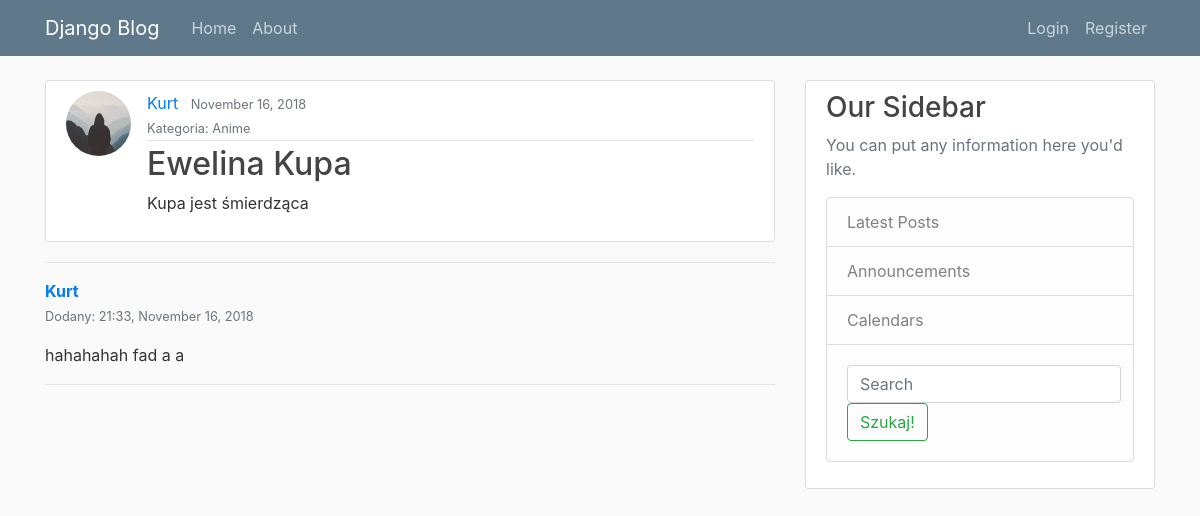
/post/5/, run on the app's committed database.
### blog/models.py (models this page shows, shortened)
class Post(models.Model):
    title = models.CharField(max_length=100)
    content = models.TextField()
    date_posted = models.DateTimeField(default=timezone.now)
    author = models.ForeignKey(User, on_delete=models.CASCADE)
    post_category = models.ForeignKey('Category', on_delete=models.CASCADE, related_name='post_category_fk', null=True, blank=True)

class Category(models.Model):
    name = models.CharField(max_length=140)
    subcategory = models.ForeignKey('Category', on_delete=models.CASCADE, related_name='subcategory_category_fk', null=True, blank=True)
    slug = models.SlugField(max_length=140, unique=True)
    def __str__(self):
        return self.name

class Comment(models.Model):
    post = models.ForeignKey('blog.Post', on_delete=models.CASCADE, related_name='comments')
    author = models.ForeignKey(User, on_delete=models.CASCADE)
    text = models.TextField()
    created_date = models.DateTimeField(default=timezone.now)
    approved_comment = models.BooleanField(default=False)

### users/models.py (models this page shows, shortened)
class Profile(models.Model):
    user = models.OneToOneField(User, on_delete=models.CASCADE)
    image = models.ImageField(default='default.jpg', upload_to='profile_pics')

### blog/views.py (the view)
# urls.py: path('post/<int:pk>/', views.PostDetailView.as_view(), name='post-detail'),
class PostDetailView(DetailView):
    model = Post
    template_name = 'blog/post_detail.html'

### blog/templates/blog/post_detail.html (shortened to what this page needs)
{% extends "blog/base.html" %}
{% block content %}
        <article class="media content-section">
          <img class="rounded-circle article-img" src="{{ object.author.profile.image.url }}" />
          <div class="media-body">
            <div class="article-metadata">
              <a class="mr-2" href="{% url 'user-posts' post.author.username %}">{{  object.author }}</a>
              <small class="text-muted">{{ object.date_posted|date:"E d, Y" }}</small></br>
              <small class="text-muted">Kategoria: {{  object.post_category }}</small>
            </div>
            <h2 class="article-title" >{{ object.title }}</h2>
            <p class="article-content">{{ object.content }}</p>
          </div>
        </article>
        <hr>
        {% for comment in post.comments.all %}
          <div class="article-metadata">
            <a class="mr-2" href="#"><strong>{{ comment.author }}</strong></a></br>
            <small class="text-muted">Dodany: {{ comment.created_date|date:" G:i, E d, Y " }}</small>
            <p class="article-content">{{ comment.text|linebreaks }}</p>
          </div>
        {% empty %}
          <p>No comments here yet :(</p>
        {% endfor %}
{% endblock content %}

### blog/static/blog/main.css (style rules this page uses)
body { background: #fafafa; color: #333333; margin-top: 5rem; }
h1, h2, h3, h4, h5, h6 { color: #444444; }
.content-section { background: #ffffff; padding: 10px 20px; border: 1px solid #dddddd; border-radius: 3px; margin-bottom: 20px; }
.article-title { color: #444444; }
.article-content { white-space: pre-line; }
.article-img { height: 65px; width: 65px; margin-right: 16px; }
.article-metadata { padding-bottom: 1px; margin-bottom: 4px; border-bottom: 1px solid #e3e3e3 }

### data on the page
Post: author.profile.image (placeholder picture), author "Kurt", date_posted "November 16, 2018", post_category "Anime", title "Ewelina Kupa", content "Kupa jest śmierdząca"
Comment: author "Kurt", created_date "21:33, November 16, 2018", text "hahahahah fad a a"
